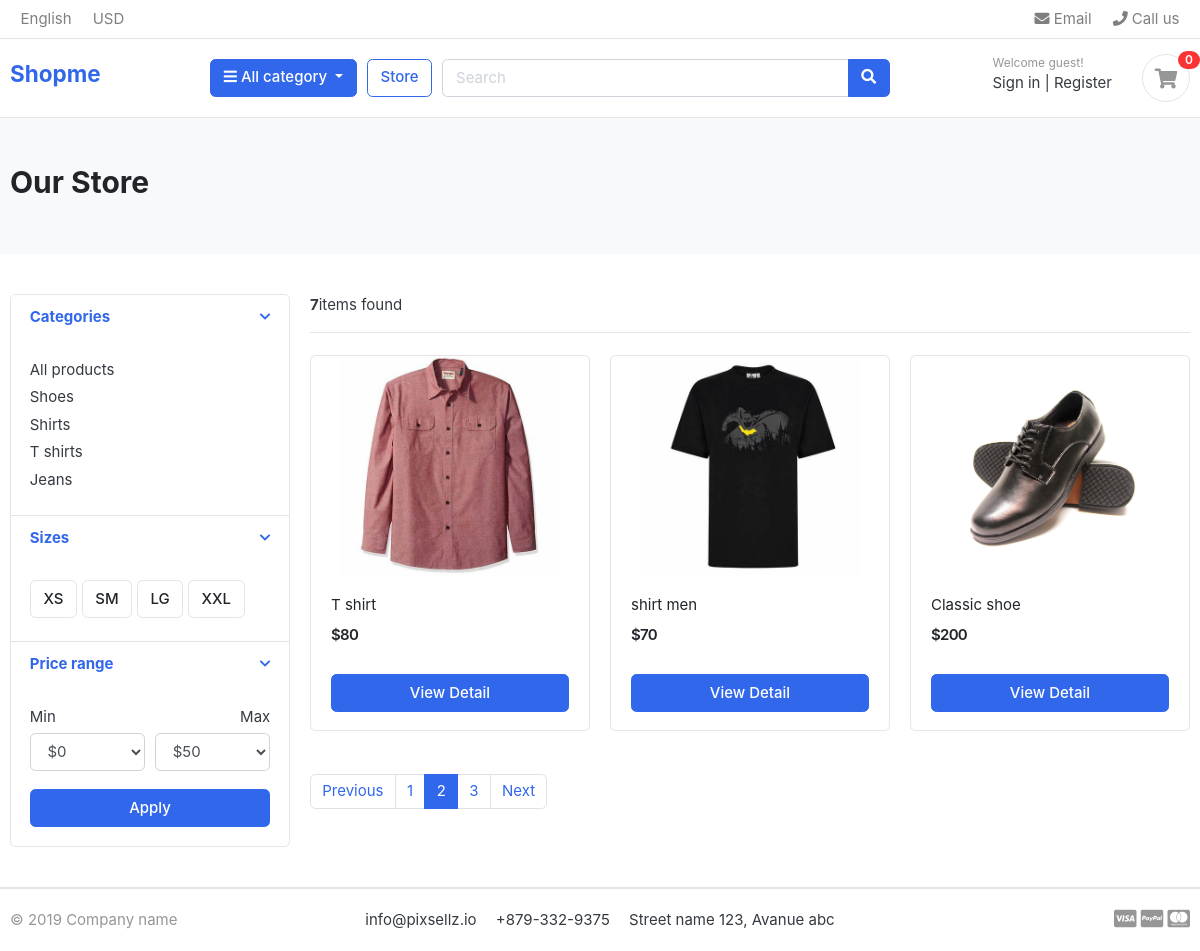
Screenshot of /myshop/?page=2 with the database file from the repository.
### myshop/models.py (models this page shows, shortened)
class Category(models.Model):
    category_name = models.CharField(max_length=190,unique=True)
    slug = models.SlugField(max_length=90, unique=True)
    description = models.TextField(max_length=225)
    cart_image = models.ImageField(upload_to='photos/category',blank=True)
    class Meta:
        verbose_name = 'Category'
        verbose_name_plural = 'Categories'
    def get_absolute_url(self):
        return reverse('myshop:products_by_category',args=[self.slug])

class Product(models.Model):
    name = models.CharField(max_length=200,unique=True)
    description = models.TextField(max_length=500,blank=True)
    price = models.IntegerField()
    images = models.ImageField(upload_to='photos/products',blank=True)
    stock = models.IntegerField()
    is_available = models.BooleanField(default=True)
    category = models.ForeignKey(Category,on_delete=models.CASCADE)
    slug = models.SlugField(max_length=200, unique=True)
    def get_absolute_url(self):
        return reverse('myshop:product_details',args=[self.category.slug,self.slug])

### myshop/views.py (the view)
# urls.py: path('',views.store,name='store'),
def store(request, category_slug=None):
    categories = None
    products = None
    if category_slug is not None:
        categories = get_object_or_404(Category, slug=category_slug)
        products = Product.objects.filter(category=categories, is_available=True)
        paginator = Paginator(products, 1)
        page = request.GET.get('page')
        paged_products = paginator.get_page(page)
        product_count = products.count()
    else:
        products = Product.objects.all().filter(is_available=True).order_by('id')
        paginator = Paginator(products, 3)
        page = request.GET.get('page')
        paged_products = paginator.get_page(page)
        product_count = products.count()
    context = {
        'products': paged_products,
        'product_count': product_count
    }
    return render(request, 'myshop/myshop.html', context)

### myshop/context_processors.py (called while the page is built)
def menu_links(request):
    links = Category.objects.all()
    return dict(links=links)

def counter(request):
    cart_count =0
    if 'admin' in request.path:
        return{}
    else:
        try:
            cart = Cart.objects.filter(cart_id=_cart_id(request))
            cart_items =CartItem.objects.all().filter(cart=cart[:1])
            for cart_item in cart_items:
                cart_count += cart_item.quantity
        except Cart.DoesNotExist:
            cart_count= 0
    return dict(cart_count=cart_count)

### myshop/views.py (called while the page is built)
def _cart_id(request):
    cart = request.session.session_key
    if not cart:
        cart = request.session.create()
    return cart

### myshop/templates/myshop/myshop.html (shortened to what this page needs)
{% extends 'base.html'%}
{% load static%}
{% block content %}
<section class="section-pagetop bg">
<div class="container">
	<h2 class="title-page">Our Store</h2>
</div>
</section>
<section class="section-content padding-y">
<div class="container">
<div class="row">
	<aside class="col-md-3">
<div class="card">
	<article class="filter-group">
		<header class="card-header">
			<a href="#" data-toggle="collapse" data-target="#collapse_1" aria-expanded="true" class="">
				<i class="icon-control fa fa-chevron-down"></i>
				<h6 class="title">Categories</h6>
			</a>
		</header>
		<div class="filter-content collapse show" id="collapse_1" style="">
			<div class="card-body">
				<ul class="list-menu">
					<li><a href="{% url 'myshop:store' %}">All products</a></li>
					{% for category in links %}
				<li><a href="{{ category.get_absolute_url }}"> {{category.category_name }}</a></li>
					{% endfor %}
			</div>
		</div>
	</article>
	<article class="filter-group">
		<header class="card-header">
			<a href="#" data-toggle="collapse" data-target="#collapse_4" aria-expanded="true" class="">
				<i class="icon-control fa fa-chevron-down"></i>
				<h6 class="title">Sizes </h6>
			</a>
		</header>
		<div class="filter-content collapse show" id="collapse_4" style="">
			<div class="card-body">
			  <label class="checkbox-btn">
			    <span class="btn btn-light"> XS </span>
			  </label>
			  <label class="checkbox-btn">
			    <span class="btn btn-light"> SM </span>
			  </label>
			  <label class="checkbox-btn">
			    <span class="btn btn-light"> LG </span>
			  </label>
			  <label class="checkbox-btn">
			    <span class="btn btn-light"> XXL </span>
			  </label>
		</div>
		</div>
	</article>
	<article class="filter-group">
		<header class="card-header">
			<a href="#" data-toggle="collapse" data-target="#collapse_3" aria-expanded="true" class="">
				<i class="icon-control fa fa-chevron-down"></i>
				<h6 class="title">Price range </h6>
			</a>
		</header>
		<div class="filter-content collapse show" id="collapse_3" style="">
			<div class="card-body">
				<div class="form-row">
				<div class="form-group col-md-6">
				  <label>Min</label>
				  	<select class="mr-2 form-control">
						<option value="0">$0</option>
					</select>
				</div>
				<div class="form-group text-right col-md-6">
				  <label>Max</label>
				  	<select class="mr-2 form-control">
						<option value="50">$50</option>
					</select>
				</div>
				</div>
				<button class="btn btn-block btn-primary">Apply</button>
			</div>
		</div>
	</article>
</div>
	</aside>
	<main class="col-md-9">
<header class="border-bottom mb-4 pb-3">
		<div class="form-inline">
			<span class="mr-md-auto"><b>{{ product_count}}</b>items found </span>
		</div>
</header>
<div class="row">
	{% for product in products %}
	<div class="col-md-4">
		<figure class="card card-product-grid">
			<div class="img-wrap">
				<img src="{{product.images.url}}">
			</div>
			<figcaption class="info-wrap">
				<div class="fix-height">
					<a href="{{product.get_absolute_url}}" class="title">{{product.name}}</a>
					<div class="price-wrap mt-2">
						<span class="price">${{product.price}}</span>
					</div>
				</div>
				<a href="{{product.get_absolute_url}}" class="btn btn-block btn-primary">View  Detail </a>
			</figcaption>
		</figure>
	</div>
	{% endfor %}
</div>
<nav class="mt-4" aria-label="Page navigation sample">
	{%  if products.has_other_pages %}
	  <ul class="pagination">
		  {%  if products.has_previous%}
			<li class="page-item "><a class="page-link" href="?page={{products.previous_page_number}}">Previous</a></li>
		  {% else %}
			<li class="page-item disabled"><a class="page-link" href="#">Previous</a></li>
		  {% endif%}
		  {% for i in products.paginator.page_range %}
			{% if products.number == i %}
				<li class="page-item active"><a class="page-link" href="?page={{i}}">{{i}}</a></li>
			{% else%}
		  		<li class="page-item "><a class="page-link" href="?page={{i}}">{{i}}</a></li>
			{% endif%}
		  {% endfor %}
		  {%  if products.has_next%}
			<li class="page-item"><a class="page-link" href="?page={{products.next_page_number}}">Next</a></li>
		  {% else%}
			<li class="page-item-disable"><a class="page-link" href="#">Next</a></li>
		  {% endif %}
	  </ul>
	{% endif %}
</nav>
	</main>
</div>
</div>
</section>
{% endblock%}

### static/css/ui.css (style rules this page uses)
html { font-family: "Inter", sans-serif; font-size: 15px; }
.img-wrap { text-align: center; display: block; }
.img-wrap img { max-width: 100%; }
.price-wrap { letter-spacing: -0.7px; }
.padding-y { padding-top: 40px; padding-bottom: 40px; }
figure { margin-bottom: 0; }
article:after, .form-group:after { display: block; clear: both; content: ""; }
.bg { background-color: #f8f9fa; }
.title-page { color: #212529; }
.btn-light { background-color: #fff; border-color: #e4e4e4; }
[class*=list-] li:after { visibility: hidden; display: block; content: ""; overflow: hidden; height: 0; clear: both; }
.list-menu { list-style: none; margin: 0; padding-left: 0; }
.list-menu li { margin-bottom: 5px; }
.list-menu a { color: #343a40; }
[class*=card-product] a.title { color: #212529; display: block; }
[class*=card-product] .img-wrap { overflow: hidden; position: relative; }
[class*=card-product] .img-wrap img { height: 100%; max-width: 100%; width: auto; display: inline-block; -o-object-fit: cover; object-fit: cover; }
.card-product-grid { margin-bottom: 20px; }
.card-product-grid .img-wrap { border-radius: 0.2rem 0.2rem 0 0; height: 220px; }
.card-product-grid .info-wrap { overflow: hidden; padding: 18px 20px; }
.card-product-grid .fix-height { height: 80px; overflow: hidden; }
.card .img-wrap { overflow: hidden; }
.price { font-weight: 600; color: #212529; }
.icon-control { margin-top: 5px; float: right; font-size: 80%; }
.card-header .title { margin-bottom: 0; line-height: 1.5; }
.filter-group { border-bottom: 1px solid #e4e4e4; }
.filter-group .card-header { border-bottom: 0; }
.filter-group:last-child { border-bottom: 0; }
.checkbox-btn { position: relative; }
.section-pagetop { padding: 45px 0; }

### rows the page displays
Category: category_name "Shoes"
Category: category_name "Shirts"
Category: category_name "T shirts"
Category: category_name "Jeans"
Product: images (picture), name "T shirt", price "80"
Product: images (picture), name "shirt men", price "70"
Product: images (picture), name "Classic shoe", price "200"

### other values shown
{{ cart_count }} "0"
{{ product_count }} "7"
{{ i }} "1" "3"
{{ i }} "2"
